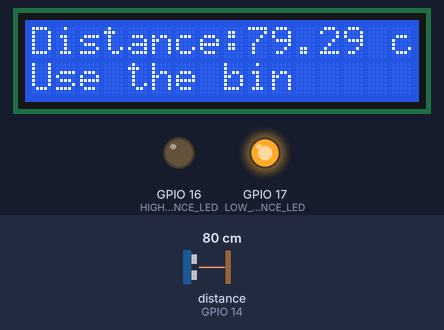
A sketch run on a simulated ESP32. On the bench: 16×2 character LCD, output pins drawn as LEDs (lit = HIGH). Wiring (inferred from the names in the program): ultrasonic range finder: trigger GPIO 12; echo GPIO 14. The test bench sets the inputs (shaded band); at power-on: distance to the obstacle (sensor on GPIO 14) 80 cm. The echo pulse lasts 58.3 µs per cm; WiFi joins after 1.5 s; servers stay silent unless stated; pins used as bus, display or sensor lines are not drawn; what the sketch prints to the serial monitor is not drawn.

Above: at 3.0 s.
3.1 s: distance to the obstacle (sensor on GPIO 14) set to 96 cm
At 5.3 s:
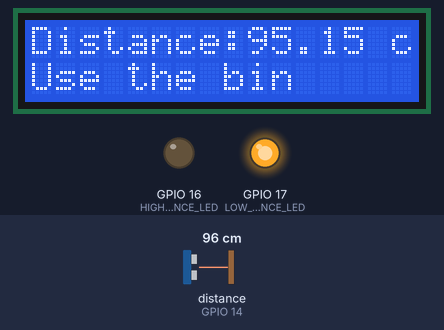
6.4 s: distance to the obstacle (sensor on GPIO 14) set to 104 cm
At 9.1 s:
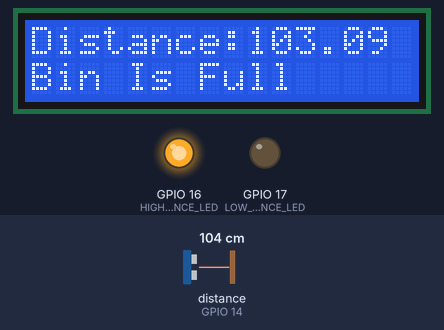
9.4 s: distance to the obstacle (sensor on GPIO 14) set to 2 cm
At 13.0 s:
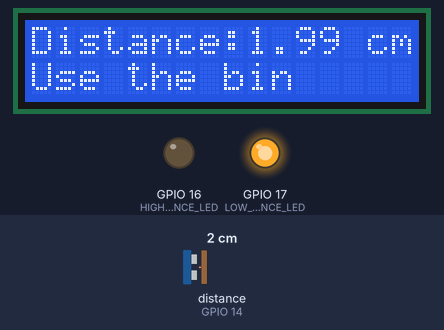
13.5 s: distance to the obstacle (sensor on GPIO 14) set to 18 cm
At 16.2 s:
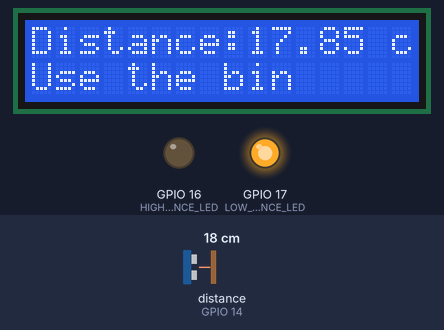
16.5 s: distance to the obstacle (sensor on GPIO 14) set to 4 cm
At 17.5 s:
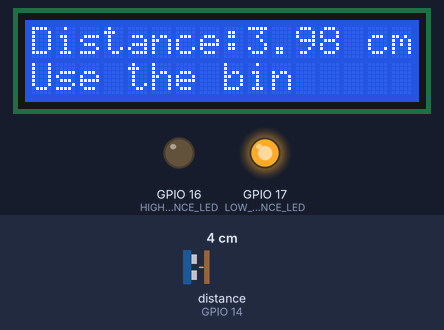
Timing chart, 0 to 19.5 s (numbered marks = the images above; inputs shaded):
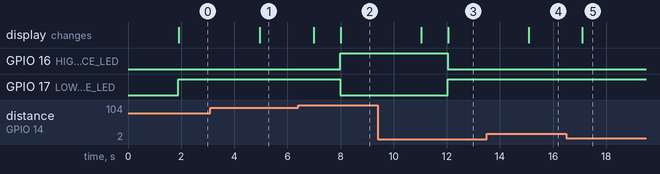

Measured:
- the behaviour switches between 100 and 101 cm on distance to the obstacle (sensor on GPIO 14) (found by bisection; images 1 and 2)
- after the input at 3.1 s, the display: changes after 1.9 s (image 1)
- after the input at 6.4 s, GPIO 16 (HIGH_DISTANCE_LED): LOW → HIGH after 1.6 s; GPIO 17 (LOW_DISTANCE_LED): HIGH → LOW after 1.6 s; the display: first changes after 0.59 s (image 2 shows a later state)
- after the input at 9.4 s, GPIO 16 (HIGH_DISTANCE_LED): HIGH → LOW after 2.6 s; GPIO 17 (LOW_DISTANCE_LED): LOW → HIGH after 2.6 s; the display: first changes after 1.6 s (image 3 shows a later state)
- after the input at 13.5 s, the display: changes after 1.6 s (image 4)
- after the input at 16.5 s, the display: changes after 0.60 s (image 5)

The sketch:

code.ino
```cpp
#include <WiFi.h>
#include <WiFiClient.h>
#define BLYNK_TEMPLATE_ID "TMPL6MrvV20al"
#define BLYNK_TEMPLATE_NAME "Smart Waste Managment"
#define BLYNK_AUTH_TOKEN "l2xVZYlfUJVxZhvzbh8IjTVvJ80lt0eg"
#include <BlynkSimpleEsp32.h>
#include <Arduino.h>
#include <LiquidCrystal_I2C.h>

#define TRIG_PIN 12
#define ECHO_PIN 14
#define CM_TO_INCH 0.393701

// Define LED pins
#define LOW_DISTANCE_LED 17
#define HIGH_DISTANCE_LED 16
long duration_us;
float distanceCm;
char auth[] = "l2xVZYlfUJVxZhvzbh8IjTVvJ80lt0eg";
char ssid[] = "Wokwi-GUEST";
char pass[] = "";
BlynkTimer timer;
// Initialize LCD
LiquidCrystal_I2C lcd(0x27, 16, 2); // I2C address 0x27 (from DIYables LCD), 16 columns and 2 rows

void setup() {
    pinMode(TRIG_PIN, OUTPUT);
    pinMode(ECHO_PIN, INPUT);
    pinMode(LOW_DISTANCE_LED, OUTPUT);
    pinMode(HIGH_DISTANCE_LED, OUTPUT);
    Serial.begin(9600);
    Blynk.begin(auth, ssid, pass);

  timer.setInterval(1000L, sendSensor);

    // Initialize LCD
    lcd.init();
    lcd.backlight();
    lcd.clear();
    lcd.setCursor(0, 0);
    lcd.print("Distance: ");
}

void loop() {
    digitalWrite(TRIG_PIN, LOW);
    delayMicroseconds(2);
    digitalWrite(TRIG_PIN, HIGH);
    delayMicroseconds(10);
    digitalWrite(TRIG_PIN, LOW);

    long duration_us = pulseIn(ECHO_PIN, HIGH);
    float distanceCm = 0.017 * duration_us;
    float distanceInch = distanceCm * CM_TO_INCH;

    // Display distance on LCD
    lcd.setCursor(9, 0);
    lcd.print(distanceCm);
    lcd.print(" cm");
    Blynk.run();
    timer.run();
    // Add LED logic
    if (distanceCm <= 100) {
        digitalWrite(LOW_DISTANCE_LED, HIGH); // Turn on low distance LED
        digitalWrite(HIGH_DISTANCE_LED, LOW); // Turn off high distance LED
        lcd.setCursor(0, 1);
        lcd.print("Use the bin");
    } else if (distanceCm > 100) {
        digitalWrite(LOW_DISTANCE_LED, LOW); // Turn off low distance LED
        digitalWrite(HIGH_DISTANCE_LED, HIGH); // Turn on high distance LED
        lcd.setCursor(0, 1);
        lcd.print("Bin Is Full");
    }
    delay(1000); // Wait for a second
}
void sendSensor()
{
  digitalWrite(TRIG_PIN, LOW);
  delayMicroseconds(2);
  digitalWrite(TRIG_PIN, HIGH);
  delayMicroseconds(10);
  digitalWrite(TRIG_PIN, LOW);
  duration_us = pulseIn(ECHO_PIN, HIGH);
  distanceCm = duration_us * 0.034 / 2;

  Serial.print("Distance = ");
  Serial.println(distanceCm);

  if(distanceCm <= 5)
  {

  }
  Blynk.virtualWrite(V0, distanceCm);
  delay(1000);                 //Pause for 1 seconds and start measuring distance again
}
```
